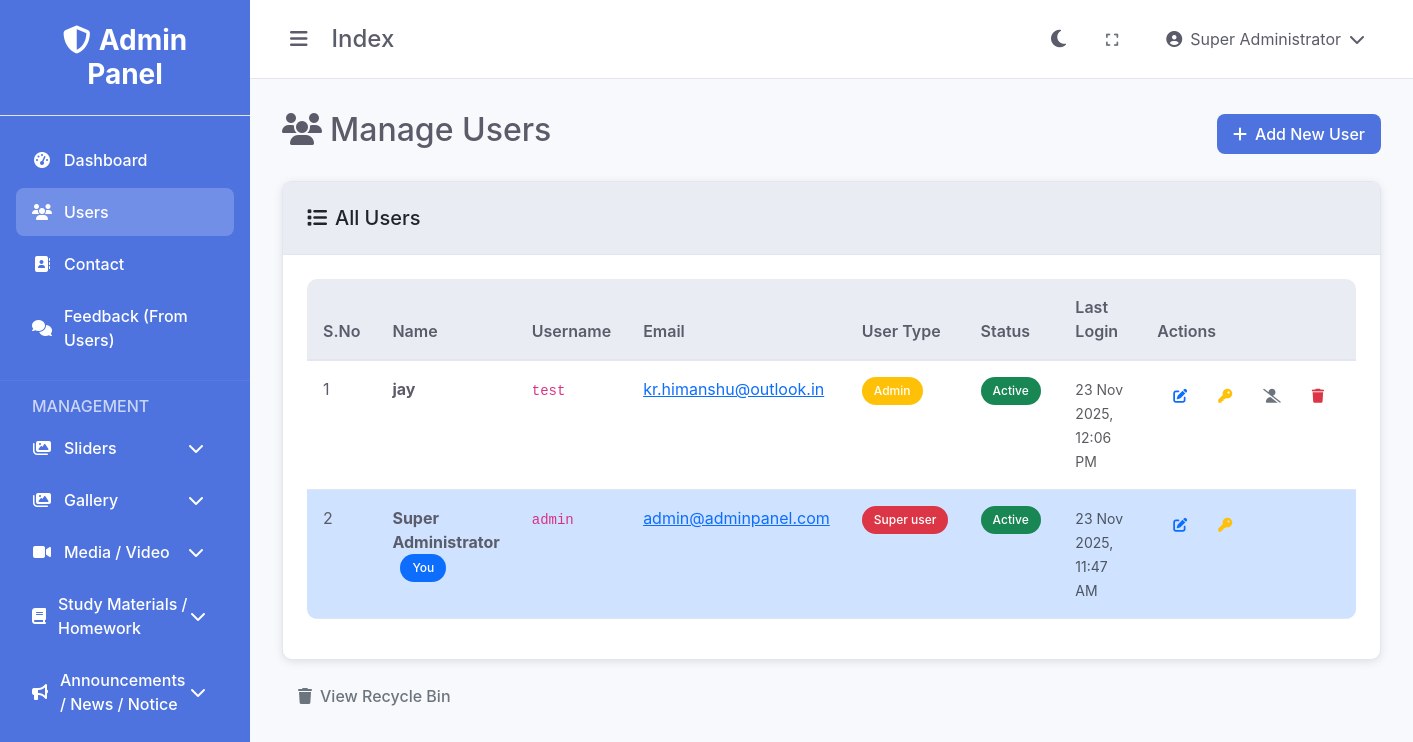
Screenshot of /users/index.php (signed in) with the database file from the repository.
### tables this page shows
CREATE TABLE IF NOT EXISTS `users` (
  `id` int(11) NOT NULL AUTO_INCREMENT,
  `username` varchar(50) NOT NULL,
  `password` varchar(255) NOT NULL,
  `full_name` varchar(100) NOT NULL,
  `email` varchar(100) NOT NULL,
  `mobile_number` varchar(20) DEFAULT NULL,
  `user_type` enum('super_user','admin','user') DEFAULT 'user',
  `status` enum('active','inactive','pending') DEFAULT 'active',
  `profile_image` varchar(255) DEFAULT NULL,
  `last_login` datetime DEFAULT NULL,
  `created_at` timestamp NOT NULL DEFAULT current_timestamp(),
  `updated_at` timestamp NOT NULL DEFAULT current_timestamp() ON UPDATE current_timestamp(),
  PRIMARY KEY (`id`),
  UNIQUE KEY `username` (`username`),
  UNIQUE KEY `email` (`email`),
  KEY `idx_users_username` (`username`),
  KEY `idx_users_email` (`email`),
  KEY `idx_users_status` (`status`)
);

### users/index.php (the view, shortened to what this page needs)
<?php
require_once '../config/database.php';
require_once '../includes/functions.php';
$sql = "SELECT * FROM users ORDER BY created_at DESC";
$result = $conn->query($sql);
$users = $result->fetch_all(MYSQLI_ASSOC);
?>
<!DOCTYPE html>
<html lang="en">
<head>
    <link href="https://cdn.jsdelivr.net/npm/bootstrap@5.3.0/dist/css/bootstrap.min.css" rel="stylesheet">
    <link href="https://cdnjs.cloudflare.com/ajax/libs/font-awesome/6.4.0/css/all.min.css" rel="stylesheet">
    <link href="<?php echo getAssetUrl('css/style.css'); ?>" rel="stylesheet">
</head>
<body data-theme="light">
    <div class="admin-layout">
        <?php include $_SERVER['DOCUMENT_ROOT'] . '/mip310/control-dashboard/includes/sidebar.php'; ?>
        <div class="main-content">
            <?php include $_SERVER['DOCUMENT_ROOT'] . '/mip310/control-dashboard/includes/header.php'; ?>
            <div class="content">
                <div class="d-flex justify-content-between align-items-center mb-4">
                    <h2><i class="fas fa-users me-2"></i>Manage Users</h2>
                    <a href="add.php" class="btn btn-primary">
                        <i class="fas fa-plus me-2"></i>Add New User
                    </a>
                </div>
                <div class="card">
                    <div class="card-header">
                        <h5 class="mb-0"><i class="fas fa-list me-2"></i>All Users</h5>
                    </div>
                    <div class="card-body">
                        <?php if (empty($users)): ?>
                            <div class="text-center py-5">
                                <i class="fas fa-users fa-3x text-muted mb-3"></i>
                                <h5 class="text-muted">No users found</h5>
                                <p class="text-muted">Start by adding your first user.</p>
                                <a href="add.php" class="btn btn-primary">
                                    <i class="fas fa-plus me-2"></i>Add First User
                                </a>
                            </div>
                        <?php else: ?>
                            <div class="table-responsive">
                                <table class="table table-hover">
                                    <thead>
                                        <tr>
                                            <th width="50">S.No</th>
                                            <th>Name</th>
                                            <th>Username</th>
                                            <th>Email</th>
                                            <th width="120">User Type</th>
                                            <th width="120">Status</th>
                                            <th width="150">Last Login</th>
                                            <th width="200">Actions</th>
                                        </tr>
                                    </thead>
                                    <tbody>
                                        <?php foreach ($users as $index => $user): ?>
                                            <tr class="<?php echo $user['id'] == $_SESSION['user_id'] ? 'table-primary' : ''; ?>">
                                                <td><?php echo $index + 1; ?></td>
                                                <td>
                                                    <strong><?php echo htmlspecialchars($user['full_name']); ?></strong>
                                                    <?php if ($user['id'] == $_SESSION['user_id']): ?>
                                                        <span class="badge bg-primary ms-2">You</span>
                                                    <?php endif; ?>
                                                </td>
                                                <td>
                                                    <code><?php echo htmlspecialchars($user['username']); ?></code>
                                                </td>
                                                <td>
                                                    <a href="mailto:<?php echo htmlspecialchars($user['email']); ?>">
                                                        <?php echo htmlspecialchars($user['email']); ?>
                                                    </a>
                                                </td>
                                                <td>
                                                    <?php
                                                    $type_badges = [
                                                        'super_user' => 'bg-danger',
                                                        'admin' => 'bg-warning',
                                                        'user' => 'bg-info'
                                                    ];
                                                    $badge_class = $type_badges[$user['user_type']] ?? 'bg-secondary';
                                                    ?>
                                                    <span class="badge <?php echo $badge_class; ?>">
                                                        <?php echo ucfirst(str_replace('_', ' ', $user['user_type'])); ?>
                                                    </span>
                                                </td>
                                                <td>
                                                    <?php echo getStatusBadge($user['status']); ?>
                                                </td>
                                                <td>
                                                    <small class="text-muted">
                                                        <?php echo $user['last_login'] ? formatDate($user['last_login']) : 'Never'; ?>
                                                    </small>
                                                </td>
                                                <td>
                                                    <div class="btn-group" role="group">
                                                        <a href="edit.php?id=<?php echo $user['id']; ?>"
                                                           class="btn btn-sm btn-outline-primary"
                                                           title="Edit">
                                                            <i class="fas fa-edit"></i>
                                                        </a>
                                                        <a href="change-password.php?id=<?php echo $user['id']; ?>"
                                                           class="btn btn-sm btn-outline-warning"
                                                           title="Change Password">
                                                            <i class="fas fa-key"></i>
                                                        </a>
                                                        <?php if ($user['id'] != $_SESSION['user_id']): ?>
                                                            <a href="?toggle_status=<?php echo $user['id']; ?>"
                                                               class="btn btn-sm btn-outline-secondary"
                                                               title="<?php echo $user['status'] == 'active' ? 'Deactivate' : 'Activate'; ?>"
                                                               onclick="return confirm('Are you sure you want to <?php echo $user['status'] == 'active' ? 'deactivate' : 'activate'; ?> this user?')">
                                                                <i class="fas fa-<?php echo $user['status'] == 'active' ? 'user-slash' : 'user-check'; ?>"></i>
                                                            </a>
                                                            <a href="?delete=<?php echo $user['id']; ?>"
                                                               class="btn btn-sm btn-outline-danger"
                                                               title="Delete"
                                                               onclick="return confirm('Are you sure you want to delete this user? It will be moved to recycle bin.')">
                                                                <i class="fas fa-trash"></i>
                                                            </a>
                                                        <?php endif; ?>
                                                    </div>
                                                </td>
                                            </tr>
                                        <?php endforeach; ?>
                                    </tbody>
                                </table>
                            </div>
                        <?php endif; ?>
                    </div>
                </div>
                <div class="mt-3">
                    <a href="recycle.php" class="btn btn-outline-secondary">
                        <i class="fas fa-trash me-2"></i>View Recycle Bin
                    </a>
                </div>
            </div>
        </div>
    </div>
</body>
</html>

### includes/functions.php (shortened to what this page needs)
<?php
function getBaseUrl() {
    $protocol = isset($_SERVER['HTTPS']) && $_SERVER['HTTPS'] === 'on' ? 'https' : 'http';
    $host = $_SERVER['HTTP_HOST'];
    $scriptPath = $_SERVER['SCRIPT_NAME'];
    $adminPanelPos = strpos($scriptPath, '/control-dashboard');
    if ($adminPanelPos !== false) {
        $basePath = substr($scriptPath, 0, $adminPanelPos + strlen('/control-dashboard'));
        $path = substr($basePath, 0, $adminPanelPos);
    } else {
        $path = '';
    }
    return $protocol . '://' . $host . $path;
}
function getAssetUrl($path = '') {
    $baseUrl = getBaseUrl();
    $adminPath = '/control-dashboard';
    $path = ltrim($path, '/');
    return $baseUrl . $adminPath . '/assets/' . $path;
}
function getStatusBadge($status) {
    switch ($status) {
        case 'active':
            return '<span class="badge bg-success">Active</span>';
    }
}
function formatDate($date) {
    return date('d M Y, h:i A', strtotime($date));
}
?>

### assets/css/style.css (style rules this page uses)
:root { --primary-color: #4e73df; --secondary-color: #858796; --success-color: #1cc88a; --info-color: #36b9cc; --warning-color: #f6c23e; --danger-color: #e74a3b; --light-color: #f8f9fc; --dark-color: #5a5c69; --sidebar-width: 250px; --header-height: 60px; --transition-speed: 0.3s; }
[data-theme="light"] { --bg-primary: #ffffff; --bg-secondary: #f8f9fc; --bg-tertiary: #eaecf4; --text-primary: #5a5c69; --text-secondary: #858796; --border-color: #e3e6f0; --card-bg: #ffffff; --sidebar-bg: #4e73df; --header-bg: #ffffff; }
* { margin: 0; padding: 0; box-sizing: border-box; }
body { font-family: 'Nunito', -apple-system, BlinkMacSystemFont, 'Segoe UI', Roboto, sans-serif; background-color: var(--bg-secondary); color: var(--text-primary); transition: background-color var(--transition-speed), color var(--transition-speed); }
.admin-layout { display: flex; min-height: 100vh; }
.main-content { flex: 1; margin-left: var(--sidebar-width); transition: margin-left var(--transition-speed); }
.content { padding: 2rem; }
.card { background: var(--card-bg); border: 1px solid var(--border-color); border-radius: 10px; box-shadow: 0 2px 10px rgba(0, 0, 0, 0.1); transition: all 0.3s ease; }
.card-header { background: var(--bg-tertiary); border-bottom: 1px solid var(--border-color); padding: 1.5rem; border-radius: 10px 10px 0 0; }
.card-body { padding: 1.5rem; }
.btn { border-radius: 8px; font-weight: 500; padding: 0.5rem 1rem; transition: all 0.3s ease; border: none; }
.btn-primary { background: var(--primary-color); color: white; }
.table { background: var(--card-bg); border-radius: 10px; overflow: hidden; }
.table th { background: var(--bg-tertiary); border-bottom: 2px solid var(--border-color); color: var(--text-primary); font-weight: 600; padding: 1rem; }
.table td { padding: 1rem; border-bottom: 1px solid var(--border-color); color: var(--text-primary); }
.badge { padding: 0.5rem 0.75rem; border-radius: 20px; font-weight: 500; }

### rows the page displays
users: full_name "jay", username "test", email "kr.himanshu@outlook.in", user_type "Admin", status "Active", last_login "23 Nov 2025, 12:06 PM"
users: full_name "Super Administrator", shows "You", username "admin", email "admin@adminpanel.com", user_type "Super user", status "Active", last_login "23 Nov 2025, 11:47 AM"

### other values shown
basename($_SERVER['PHP_SELF'], '.php') "Index"
$_SESSION['full_name'] "Super Administrator"
